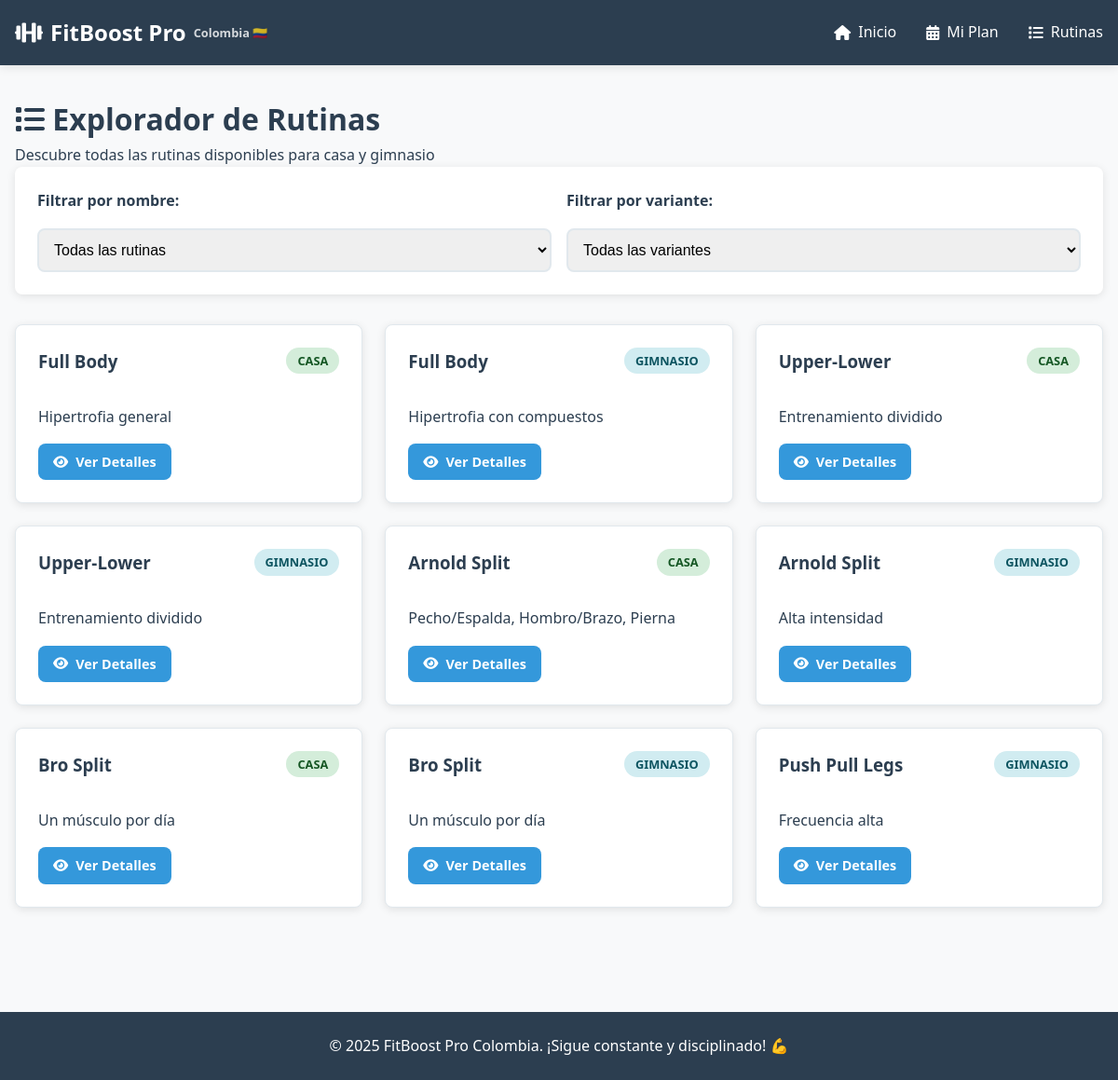
/rutinas, run on the app's committed database.
### tables this page shows
CREATE TABLE rutinas (
        id INTEGER PRIMARY KEY AUTOINCREMENT,
        nombre TEXT NOT NULL,
        variante TEXT NOT NULL,
        objetivo TEXT,
        descripcion TEXT,
        UNIQUE(nombre, variante)
    );

### app.py (the view)
@app.route('/rutinas')
def rutinas():
    gestor = GestorRutinas()
    return render_template('rutinas.html', rutinas=gestor.obtener_todas_rutinas(), nombres_rutinas=gestor.obtener_nombres_rutinas())

### app.py (called while the page is built)
def get_db_connection():
    conn = sqlite3.connect(app.config['DATABASE'])
    conn.row_factory = sqlite3.Row
    return conn

    def obtener_todas_rutinas(self):
        conn = get_db_connection()
        rutinas = conn.execute('SELECT nombre, variante, objetivo FROM rutinas').fetchall()
        conn.close()
        return [dict(r) for r in rutinas]

    def obtener_nombres_rutinas(self):
        conn = get_db_connection()
        nombres = conn.execute('SELECT DISTINCT nombre FROM rutinas ORDER BY nombre').fetchall()
        conn.close()
        return [n[0] for n in nombres]

### templates/rutinas.html (shortened to what this page needs)
{% extends "base.html" %}
{% block content %}
<div class="rutinas-container">
    <div class="rutinas-header">
        <h1><i class="fas fa-list"></i> Explorador de Rutinas</h1>
        <p>Descubre todas las rutinas disponibles para casa y gimnasio</p>
    </div>
    <div class="filtros-section">
        <div class="filtros-grid">
            <div class="filtro-group">
                <label for="filtro-nombre">Filtrar por nombre:</label>
                <select id="filtro-nombre">
                    <option value="">Todas las rutinas</option>
                </select>
            </div>
            <div class="filtro-group">
                <label for="filtro-variante">Filtrar por variante:</label>
                <select id="filtro-variante">
                    <option value="">Todas las variantes</option>
                </select>
            </div>
        </div>
    </div>
    <div class="rutinas-grid" id="rutinas-grid">
        {% for rutina in rutinas %}
        <div class="rutina-card" data-nombre="{{ rutina.nombre }}" data-variante="{{ rutina.variante }}">
            <div class="rutina-header">
                <h3>{{ rutina.nombre }}</h3>
                <span class="variante-badge {{ 'casa' if rutina.variante == 'Casa' else 'gimnasio' }}">
                    {{ rutina.variante }}
                </span>
            </div>
            <div class="rutina-objetivo">
                <p>{{ rutina.objetivo }}</p>
            </div>
            <div class="rutina-actions">
                <a href="{{ url_for('rutina_detalle', nombre=rutina.nombre, variante=rutina.variante) }}"
                   class="btn btn-primary btn-small">
                    <i class="fas fa-eye"></i>
                    Ver Detalles
                </a>
            </div>
        </div>
        {% endfor %}
    </div>
</div>
{% endblock %}

### templates/base.html (shortened to what this page needs)
<!DOCTYPE html>
<html lang="es">
<head>
    <link rel="stylesheet" href="{{ url_for('static', filename='css/style.css') }}">
    <link href="https://cdnjs.cloudflare.com/ajax/libs/font-awesome/6.0.0/css/all.min.css" rel="stylesheet">
</head>
<body>
    <nav class="navbar">
        <div class="nav-container">
            <div class="nav-logo">
                <i class="fas fa-dumbbell"></i>
                <span>FitBoost Pro</span>
                <small>Colombia 🇨🇴</small>
            </div>
            <div class="nav-links">
                <a href="{{ url_for('index') }}" class="nav-link"><i class="fas fa-home"></i> Inicio</a>
                <a href="{{ url_for('planificador') }}" class="nav-link"><i class="fas fa-calendar-alt"></i> Mi Plan</a>
                <a href="{{ url_for('rutinas') }}" class="nav-link"><i class="fas fa-list"></i> Rutinas</a>
            </div>
        </div>
    </nav>
    <main class="main-content">
        {% block content %}{% endblock %}
    </main>
    <footer class="footer">
        <div class="footer-content">
            <p>&copy; 2025 FitBoost Pro Colombia. ¡Sigue constante y disciplinado! 💪</p>
        </div>
    </footer>
</body>
</html>

### static/css/style.css (style rules this page uses)
:root { --primary-color: #2c3e50; --secondary-color: #3498db; --accent-color: #e74c3c; --success-color: #27ae60; --warning-color: #f39c12; --text-color: #2c3e50; --text-light: #7f8c8d; --bg-color: #f8f9fa; --card-bg: #ffffff; --border-color: #e1e8ed; --shadow: 0 2px 10px rgba(0,0,0,0.1); --border-radius: 8px; }
* { margin: 0; padding: 0; box-sizing: border-box; }
body { font-family: 'Segoe UI', Tahoma, Geneva, Verdana, sans-serif; line-height: 1.6; color: var(--text-color); background-color: var(--bg-color); }
.navbar { background: var(--primary-color); color: white; padding: 1rem 0; box-shadow: var(--shadow); position: sticky; top: 0; z-index: 1000; }
.nav-container { max-width: 1200px; margin: 0 auto; padding: 0 1rem; display: flex; justify-content: space-between; align-items: center; }
.nav-logo { display: flex; align-items: center; gap: 0.5rem; font-size: 1.5rem; font-weight: bold; }
.nav-logo small { font-size: 0.8rem; opacity: 0.8; }
.nav-links { display: flex; gap: 2rem; }
.nav-link { color: white; text-decoration: none; display: flex; align-items: center; gap: 0.5rem; transition: opacity 0.3s; }
.main-content { min-height: calc(100vh - 140px); max-width: 1200px; margin: 0 auto; padding: 2rem 1rem; }
.btn { display: inline-flex; align-items: center; gap: 0.5rem; padding: 0.75rem 1.5rem; border: none; border-radius: var(--border-radius); text-decoration: none; font-weight: 600; cursor: pointer; transition: all 0.3s; text-align: center; justify-content: center; }
.btn-primary { background: var(--secondary-color); color: white; }
.btn-small { padding: 0.5rem 1rem; font-size: 0.9rem; }
.resumen-grid, .rutinas-grid { display: grid; grid-template-columns: repeat(auto-fit, minmax(300px, 1fr)); gap: 1.5rem; margin: 2rem 0; }
.resumen-card, .rutina-card { background: var(--card-bg); padding: 1.5rem; border-radius: var(--border-radius); box-shadow: var(--shadow); border: 1px solid var(--border-color); }
.resumen-card h2, .rutina-card h3 { color: var(--primary-color); margin-bottom: 1rem; display: flex; align-items: center; gap: 0.5rem; }
label { display: block; margin-bottom: 0.5rem; font-weight: 600; color: var(--text-color); }
input, select { width: 100%; padding: 0.75rem; border: 2px solid var(--border-color); border-radius: var(--border-radius); font-size: 1rem; transition: border-color 0.3s; }
.variante-badge { padding: 0.25rem 0.75rem; border-radius: 20px; font-size: 0.8rem; font-weight: 600; text-transform: uppercase; }
.variante-badge.casa { background: #d4edda; color: #155724; }
.variante-badge.gimnasio { background: #d1ecf1; color: #0c5460; }
.filtros-section { background: var(--card-bg); padding: 1.5rem; border-radius: var(--border-radius); box-shadow: var(--shadow); margin-bottom: 2rem; }
.filtros-grid { display: grid; grid-template-columns: 1fr 1fr; gap: 1rem; }
.filtro-group { display: flex; flex-direction: column; gap: 0.5rem; }
.rutina-card { transition: transform 0.3s, box-shadow 0.3s; }
.rutina-header { display: flex; justify-content: space-between; align-items: start; margin-bottom: 1rem; }
.rutina-actions { margin-top: 1rem; }
.footer { background: var(--primary-color); color: white; text-align: center; padding: 1.5rem; margin-top: 3rem; }

### data on the page
rutinas: nombre "Full Body", variante "CASA", objetivo "Hipertrofia general"
rutinas: nombre "Full Body", variante "GIMNASIO", objetivo "Hipertrofia con compuestos"
rutinas: nombre "Upper-Lower", variante "CASA", objetivo "Entrenamiento dividido"
rutinas: nombre "Upper-Lower", variante "GIMNASIO", objetivo "Entrenamiento dividido"
rutinas: nombre "Arnold Split", variante "CASA", objetivo "Pecho/Espalda, Hombro/Brazo, Pierna"
rutinas: nombre "Arnold Split", variante "GIMNASIO", objetivo "Alta intensidad"
rutinas: nombre "Bro Split", variante "CASA", objetivo "Un músculo por día"
rutinas: nombre "Bro Split", variante "GIMNASIO", objetivo "Un músculo por día"
rutinas: nombre "Push Pull Legs", variante "GIMNASIO", objetivo "Frecuencia alta"
